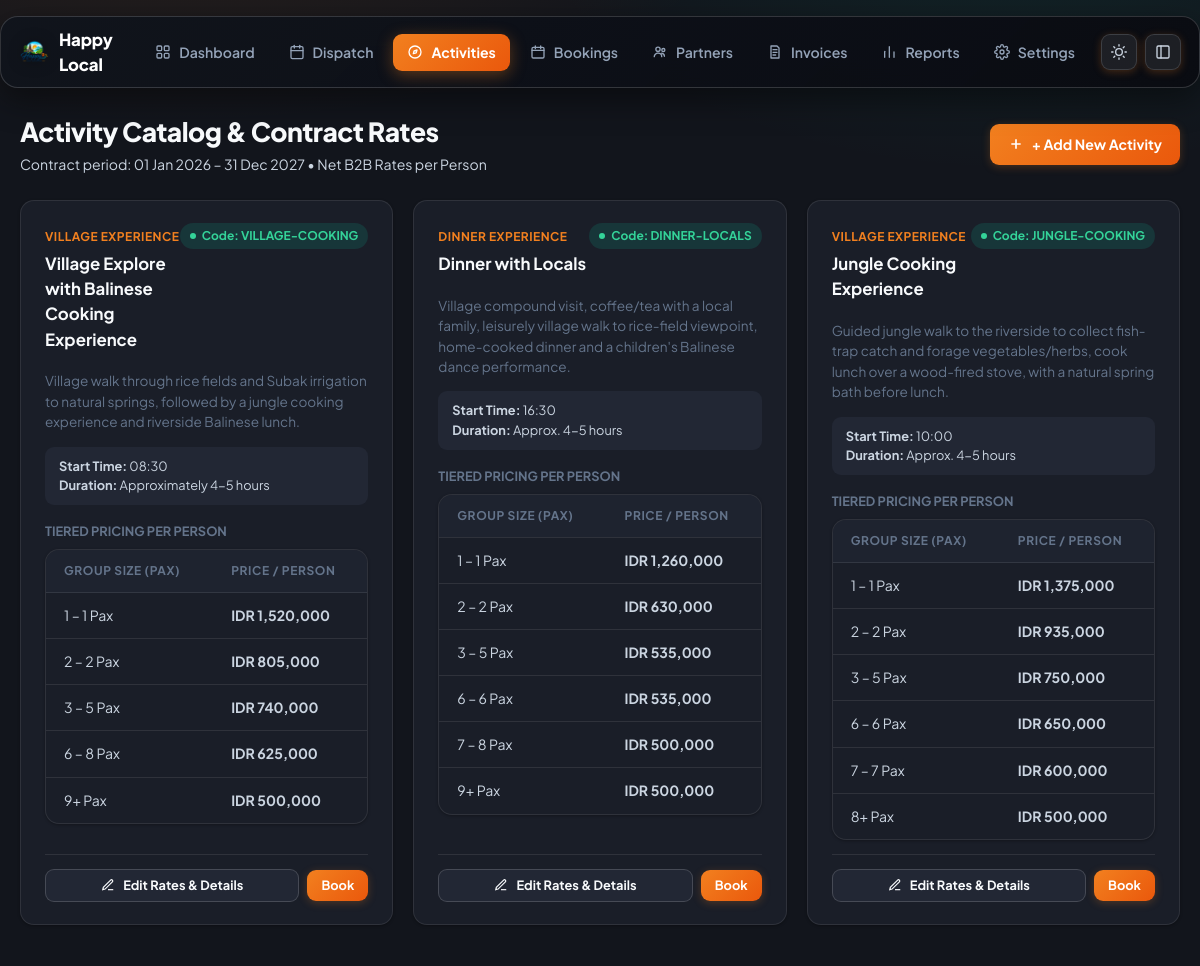
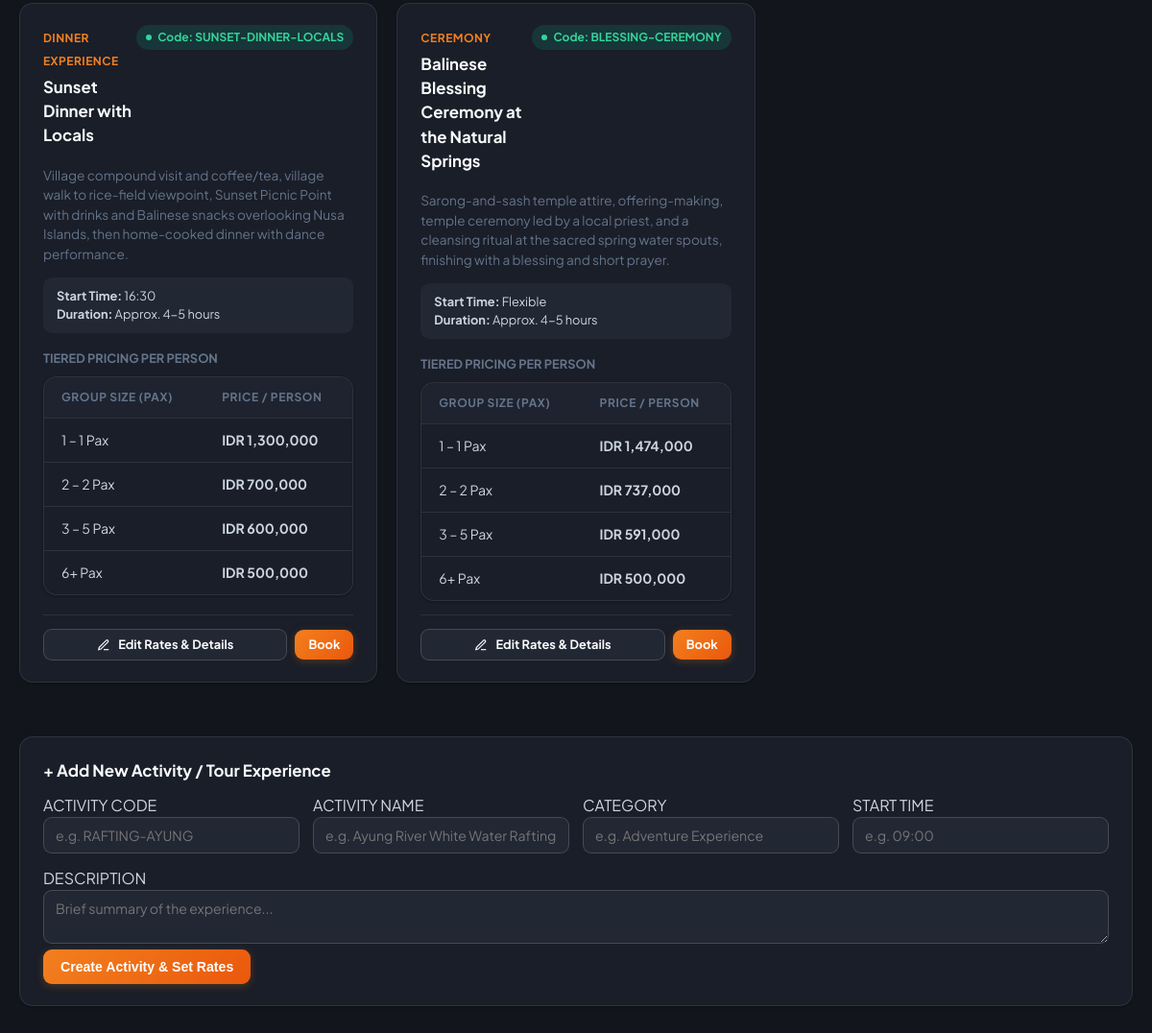
The app's page /activities with its own data (2 pictures, top to bottom).
### tables this page shows
CREATE TABLE activities (
    id INTEGER PRIMARY KEY AUTOINCREMENT,
    code TEXT UNIQUE NOT NULL,
    name TEXT NOT NULL,
    category TEXT,                       -- e.g. Village Experience, Dinner, Ceremony
    description TEXT,
    start_time TEXT,                     -- e.g. '08:30'
    duration_note TEXT,                  -- e.g. 'Approx. 4-5 hours'
    inclusions TEXT,                     -- newline-separated list
    exclusions TEXT,                     -- newline-separated list
    rate_valid_from TEXT,                -- contract validity window
    rate_valid_to TEXT,
    currency TEXT NOT NULL DEFAULT 'IDR',
    is_active INTEGER NOT NULL DEFAULT 1,
    created_at TEXT DEFAULT CURRENT_TIMESTAMP
);

CREATE TABLE activity_price_tiers (
    id INTEGER PRIMARY KEY AUTOINCREMENT,
    activity_id INTEGER NOT NULL,
    min_pax INTEGER NOT NULL,
    max_pax INTEGER,                     -- NULL = unlimited / "and up"
    price_per_person REAL NOT NULL,
    note TEXT,                           -- e.g. data-gap flags
    FOREIGN KEY (activity_id) REFERENCES activities(id) ON DELETE CASCADE,
    UNIQUE (activity_id, min_pax)
);

### web.py (the view)
@flask_app.route("/activities")
def activities():
    conn = get_db()
    act_rows = conn.execute("SELECT * FROM activities WHERE is_active = 1 ORDER BY id").fetchall()
    activities_with_tiers = []
    for a in act_rows:
        tiers = conn.execute(
            "SELECT min_pax, max_pax, price_per_person FROM activity_price_tiers WHERE activity_id = ? ORDER BY min_pax",
            (a["id"],)
        ).fetchall()
        activities_with_tiers.append({
            "id": a["id"],
            "code": a["code"],
            "name": a["name"],
            "category": a["category"],
            "description": a["description"],
            "start_time": a["start_time"],
            "duration_note": a["duration_note"],
            "rate_valid_from": a["rate_valid_from"],
            "rate_valid_to": a["rate_valid_to"],
            "tiers": tiers
        })
    conn.close()
    return render_template(
        "activities.html",
        title="Activities & Contract Rates",
        active_page="activities",
        logo_data_uri=LOGO_DATA_URI,
        activities_with_tiers=activities_with_tiers
    )

### app.py (called while the page is built)
def connect_db():
    conn = sqlite3.connect(DB_PATH)
    conn.row_factory = sqlite3.Row
    global _migrated
    if not _migrated:
        _ensure_migrations(conn)
        _migrated = True
    return conn

### web.py (called while the page is built)
def get_db():
    conn = erp.connect_db()
    conn.row_factory = sqlite3.Row
    return conn

### templates/activities.html
{% extends "base.html" %}
{% block content %}
<div class="page-head">
  <div>
    <h1>Activity Catalog & Contract Rates</h1>
    <span class="muted" style="font-size:0.88rem">Contract period: 01 Jan 2026 – 31 Dec 2027 &bull; Net B2B Rates per Person</span>
  </div>
  <div>
    <a href="#new-activity" class="btn">
      <svg width="16" height="16" viewBox="0 0 24 24" fill="none" stroke="currentColor" stroke-width="2.5"><path d="M12 5v14M5 12h14"/></svg>
      <span>+ Add New Activity</span>
    </a>
  </div>
</div>
<div style="display:grid; grid-template-columns: repeat(auto-fit, minmax(360px, 1fr)); gap:20px; margin-bottom:32px">
  {% for a in activities_with_tiers %}
    <div class="card" style="display:flex; flex-direction:column; justify-content:space-between">
      <div>
        <div style="display:flex; justify-content:space-between; align-items:flex-start; margin-bottom:10px">
          <div>
            <span style="font-size:0.75rem; font-weight:700; color:var(--accent); text-transform:uppercase; letter-spacing:0.04em">{{ a.category }}</span>
            <h3 style="margin:4px 0 6px">{{ a.name }}</h3>
          </div>
          <span class="badge Active">Code: {{ a.code }}</span>
        </div>
        <p style="font-size:0.85rem; color:var(--ink-muted); margin-bottom:14px">{{ a.description }}</p>
        <div style="background:var(--surface-2); border-radius:var(--radius-sm); padding:10px 14px; margin-bottom:14px; font-size:0.8rem">
          <div><strong>Start Time:</strong> {{ a.start_time or 'Flexible' }}</div>
          <div><strong>Duration:</strong> {{ a.duration_note or 'Approx. 4-5 hours' }}</div>
        </div>
        <h4 style="font-size:0.8rem; text-transform:uppercase; color:var(--ink-muted); margin-bottom:8px">Tiered Pricing Per Person</h4>
        <div class="table-container" style="margin-bottom:14px">
          <table>
            <thead>
              <tr>
                <th>Group Size (Pax)</th>
                <th>Price / Person</th>
              </tr>
            </thead>
            <tbody>
              {% for t in a.tiers %}
                <tr>
                  <td>
                    {% if t.max_pax %}
                      {{ t.min_pax }} – {{ t.max_pax }} Pax
                    {% else %}
                      {{ t.min_pax }}+ Pax
                    {% endif %}
                  </td>
                  <td><strong>IDR {{ "{:,.0f}".format(t.price_per_person) }}</strong></td>
                </tr>
              {% endfor %}
            </tbody>
          </table>
        </div>
      </div>
      <div style="border-top:1px solid var(--border); padding-top:14px; display:flex; justify-content:space-between; align-items:center; gap:8px">
        <a href="{{ url_for('edit_activity_view', activity_id=a.id) }}" class="btn secondary" style="padding:6px 12px; font-size:0.8rem; flex:1">
          <svg width="14" height="14" viewBox="0 0 24 24" fill="none" stroke="currentColor" stroke-width="2"><path d="M12 20h9"/><path d="M16.5 3.5a2.121 2.121 0 0 1 3 3L7 19l-4 1 1-4L16.5 3.5z"/></svg>
          <span>Edit Rates & Details</span>
        </a>
        <a href="{{ url_for('bookings') }}#new-booking" class="btn" style="padding:6px 14px; font-size:0.8rem">Book</a>
      </div>
    </div>
  {% endfor %}
</div>
<div class="card" id="new-activity">
  <h3>+ Add New Activity / Tour Experience</h3>
  <form action="{{ url_for('create_activity') }}" method="POST">
    <div style="display:grid; grid-template-columns: repeat(auto-fit, minmax(220px, 1fr)); gap:14px; margin-bottom:14px">
      <div>
        <label>ACTIVITY CODE</label>
        <input type="text" name="code" placeholder="e.g. RAFTING-AYUNG" required>
      </div>
      <div>
        <label>ACTIVITY NAME</label>
        <input type="text" name="name" placeholder="e.g. Ayung River White Water Rafting" required>
      </div>
      <div>
        <label>CATEGORY</label>
        <input type="text" name="category" placeholder="e.g. Adventure Experience" required>
      </div>
      <div>
        <label>START TIME</label>
        <input type="text" name="start_time" placeholder="e.g. 09:00">
      </div>
    </div>
    <div class="field">
      <label>DESCRIPTION</label>
      <textarea name="description" rows="2" placeholder="Brief summary of the experience..."></textarea>
    </div>
    <button type="submit">Create Activity & Set Rates</button>
  </form>
</div>
{% endblock %}

### templates/base.html (shortened to what this page needs)
<!doctype html>
<html lang="en">
<head>
  <link rel="stylesheet" href="{{ url_for('static', filename='css/style.css') }}?v=3">
</head>
<body>
  <nav>
    <a href="{{ url_for('index') }}" class="brand">
      <img src="{{ logo_data_uri or url_for('static', filename='logo.png') }}" alt="HLA Logo">
      <span class="wordmark">Happy Local</span>
    </a>
    <a href="{{ url_for('index') }}" class="link {% if active_page == 'dashboard' %}active{% endif %}">
      <span>Dashboard</span>
    </a>
    <a href="{{ url_for('calendar_view') }}" class="link {% if active_page == 'calendar' %}active{% endif %}">
      <svg width="16" height="16" viewBox="0 0 24 24" fill="none" stroke="currentColor" stroke-width="2" stroke-linecap="round" stroke-linejoin="round"><rect x="3" y="4" width="18" height="18" rx="2" ry="2"/><line x1="16" y1="2" x2="16" y2="6"/><line x1="8" y1="2" x2="8" y2="6"/><line x1="3" y1="10" x2="21" y2="10"/></svg>
      <span>Dispatch</span>
    </a>
    <a href="{{ url_for('activities') }}" class="link {% if active_page == 'activities' %}active{% endif %}">
      <svg width="16" height="16" viewBox="0 0 24 24" fill="none" stroke="currentColor" stroke-width="2" stroke-linecap="round" stroke-linejoin="round"><circle cx="12" cy="12" r="9"/><path d="M9.5 14.5l1.2-4.3 4.3-1.2-1.2 4.3-4.3 1.2z"/></svg>
      <span>Activities</span>
    </a>
    <a href="{{ url_for('bookings') }}" class="link {% if active_page == 'bookings' %}active{% endif %}">
      <svg width="16" height="16" viewBox="0 0 24 24" fill="none" stroke="currentColor" stroke-width="2" stroke-linecap="round" stroke-linejoin="round"><rect x="3" y="5" width="18" height="16" rx="2"/><path d="M3 9.5h18"/><path d="M8 3v4"/><path d="M16 3v4"/></svg>
      <span>Bookings</span>
    </a>
    <a href="{{ url_for('clients') }}" class="link {% if active_page == 'clients' %}active{% endif %}">
      <svg width="16" height="16" viewBox="0 0 24 24" fill="none" stroke="currentColor" stroke-width="2" stroke-linecap="round" stroke-linejoin="round"><circle cx="9" cy="8" r="3.2"/><path d="M3.4 19c0-3 2.5-5.3 5.6-5.3s5.6 2.3 5.6 5.3"/><circle cx="17" cy="9" r="2.3"/><path d="M14.6 13.9c2.3.4 4 2.3 4 4.6"/></svg>
      <span>Partners</span>
    </a>
    <a href="{{ url_for('invoices') }}" class="link {% if active_page == 'invoices' %}active{% endif %}">
      <svg width="16" height="16" viewBox="0 0 24 24" fill="none" stroke="currentColor" stroke-width="2" stroke-linecap="round" stroke-linejoin="round"><path d="M6 3h9l3 3v15H6z"/><path d="M9 8.5h6"/><path d="M9 12.5h6"/><path d="M9 16.5h4"/></svg>
      <span>Invoices</span>
    </a>
    <a href="{{ url_for('reports') }}" class="link {% if active_page == 'reports' %}active{% endif %}">
      <svg width="16" height="16" viewBox="0 0 24 24" fill="none" stroke="currentColor" stroke-width="2" stroke-linecap="round" stroke-linejoin="round"><path d="M4 20V11"/><path d="M11 20V4"/><path d="M18 20v-8"/></svg>
      <span>Reports</span>
    </a>
    <a href="{{ url_for('settings_view') }}" class="link {% if active_page == 'settings' %}active{% endif %}">
      <span>Settings</span>
    </a>
    <div class="nav-actions">
      <button class="theme-toggle-btn" onclick="hlaToggleTheme()" title="Toggle Dark/Light Mode">
        <svg width="16" height="16" viewBox="0 0 24 24" fill="none" stroke="currentColor" stroke-width="2" stroke-linecap="round" stroke-linejoin="round"><circle cx="12" cy="12" r="5"/><path d="M12 1v2M12 21v2M4.22 4.22l1.42 1.42M18.36 18.36l1.42 1.42M1 12h2M21 12h2M4.22 19.78l1.42-1.42M18.36 5.64l1.42-1.42"/></svg>
      </button>
      <button class="layout-toggle-btn" onclick="hlaToggleNavLayout()" title="Switch Topbar / Sidebar">
        <svg width="16" height="16" viewBox="0 0 24 24" fill="none" stroke="currentColor" stroke-width="2" stroke-linecap="round" stroke-linejoin="round"><rect x="3" y="3" width="18" height="18" rx="2" ry="2"/><line x1="9" y1="3" x2="9" y2="21"/></svg>
      </button>
    </div>
  </nav>
  <main>
    {% block content %}{% endblock %}
  </main>
</body>
</html>

### records on screen
activities: category "VILLAGE EXPERIENCE", name "Village Explore with Balinese Cooking Experience", code "VILLAGE-COOKING", description "Village walk through rice fields and Subak irrigation to natural springs, followed by a jungle cooking experience and riverside Balinese lunch.", start_time "08:30", duration_note "Approximately 4-5 hours"
activity_price_tiers: min_pax "1", max_pax "1", price_per_person "1,520,000"
activity_price_tiers: min_pax "2", max_pax "2", price_per_person "805,000"
activity_price_tiers: min_pax "3", max_pax "5", price_per_person "740,000"
activity_price_tiers: min_pax "6", max_pax "8", price_per_person "625,000"
activity_price_tiers: min_pax "9", price_per_person "500,000"
activities: category "DINNER EXPERIENCE", name "Dinner with Locals", code "DINNER-LOCALS", description "Village compound visit, coffee/tea with a local family, leisurely village walk to rice-field viewpoint, home-cooked dinner and a children's Balinese dance performance.", start_time "16:30", duration_note "Approx. 4-5 hours"
activity_price_tiers: min_pax "1", max_pax "1", price_per_person "1,260,000"
activity_price_tiers: min_pax "2", max_pax "2", price_per_person "630,000"
activity_price_tiers: min_pax "3", max_pax "5", price_per_person "535,000"
activity_price_tiers: min_pax "6", max_pax "6", price_per_person "535,000"
activity_price_tiers: min_pax "7", max_pax "8", price_per_person "500,000"
activity_price_tiers: min_pax "9", price_per_person "500,000"
activities: category "VILLAGE EXPERIENCE", name "Jungle Cooking Experience", code "JUNGLE-COOKING", description "Guided jungle walk to the riverside to collect fish-trap catch and forage vegetables/herbs, cook lunch over a wood-fired stove, with a natural spring bath before lunch.", start_time "10:00", duration_note "Approx. 4-5 hours"
activity_price_tiers: min_pax "1", max_pax "1", price_per_person "1,375,000"
activity_price_tiers: min_pax "2", max_pax "2", price_per_person "935,000"
activity_price_tiers: min_pax "3", max_pax "5", price_per_person "750,000"
activity_price_tiers: min_pax "6", max_pax "6", price_per_person "650,000"
activity_price_tiers: min_pax "7", max_pax "7", price_per_person "600,000"
activity_price_tiers: min_pax "8", price_per_person "500,000"
activities: category "DINNER EXPERIENCE", name "Sunset Dinner with Locals", code "SUNSET-DINNER-LOCALS", description "Village compound visit and coffee/tea, village walk to rice-field viewpoint, Sunset Picnic Point with drinks and Balinese snacks overlooking Nusa Islands, then home-cooked dinner with dance performance.", start_time "16:30", duration_note "Approx. 4-5 hours"
activity_price_tiers: min_pax "1", max_pax "1", price_per_person "1,300,000"
activity_price_tiers: min_pax "2", max_pax "2", price_per_person "700,000"
activity_price_tiers: min_pax "3", max_pax "5", price_per_person "600,000"
activity_price_tiers: min_pax "6", price_per_person "500,000"
activities: category "CEREMONY", name "Balinese Blessing Ceremony at the Natural Springs", code "BLESSING-CEREMONY", description "Sarong-and-sash temple attire, offering-making, temple ceremony led by a local priest, and a cleansing ritual at the sacred spring water spouts, finishing with a blessing and short prayer.", start_time "Flexible", duration_note "Approx. 4-5 hours"
activity_price_tiers: min_pax "1", max_pax "1", price_per_person "1,474,000"
activity_price_tiers: min_pax "2", max_pax "2", price_per_person "737,000"
activity_price_tiers: min_pax "3", max_pax "5", price_per_person "591,000"
activity_price_tiers: min_pax "6", price_per_person "500,000"
